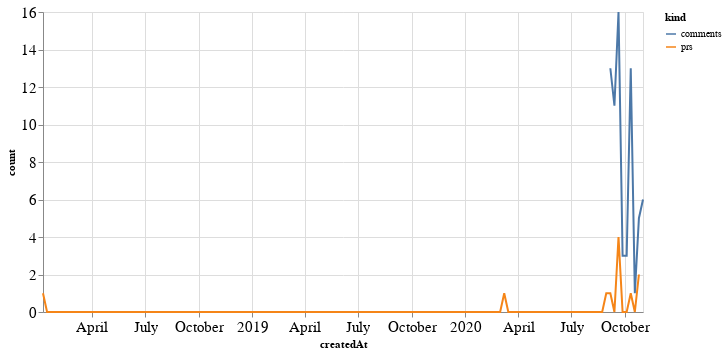

Notebook code cell kept with this figure:
### Code cell
alt.Chart(total_time, width=600).mark_line().encode(
    x='createdAt',
    y='count',
    color='kind'
)

### Figure 1 — Vega-Lite specification as saved in the notebook (floating-point values rounded to 4 significant figures; data arrays with more than 128 entries replaced by an {"elided": "..."} marker saying what was removed)
{"config": {"axisLeft": {"labelFontSize": 15}, "axisBottom": {"labelFontSize": 15}}, "data": {"name": "data-4deb0f734356027987a89b622eb0a374"}, "mark": "line", "encoding": {"color": {"type": "nominal", "field": "kind"}, "x": {"type": "temporal", "field": "createdAt"}, "y": {"type": "quantitative", "field": "count"}}, "width": 600, "$schema": "https://vega.github.io/schema/vega-lite/v4.8.1.json", "datasets": {"data-4deb0f734356027987a89b622eb0a374": {"elided": "296 records"}}}
